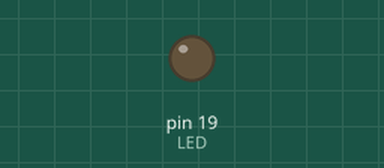
This program was run on a simulated Raspberry Pi (header pin numbers). Parts: output pins drawn as LEDs (lit = HIGH).

Above: at 0.05 s.
At 1.45 s:
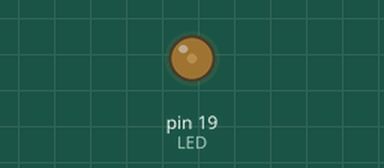
At 1.65 s:
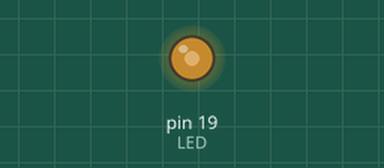
At 1.9 s:
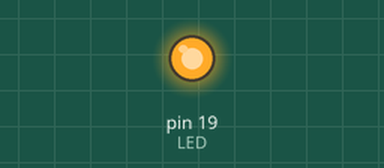
Timing chart, 0 to 4.4 s (numbered marks = the images above):
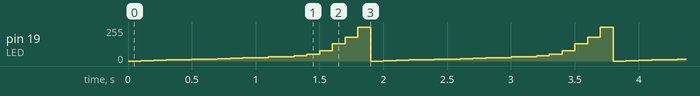

The program:

04_led_pwm.py
```python
import RPi.GPIO as GPIO
import time

GPIO.setmode(GPIO.BOARD)

LED = 19
dc = [0,1,2,3,4,5,6,7,8,9,10,12,13,15,20,30,50,70,100]

GPIO.setup(LED, GPIO.OUT, initial=GPIO.LOW)

p = GPIO.PWM(LED, 100)
p.start(0)

try:
    while True:
        for val in dc:
            p.ChangeDutyCycle(val)
            time.sleep(0.1)

except KeyboardInterrupt:
    p.stop()

finally:
    print("cleanup")
    GPIO.cleanup()
```
